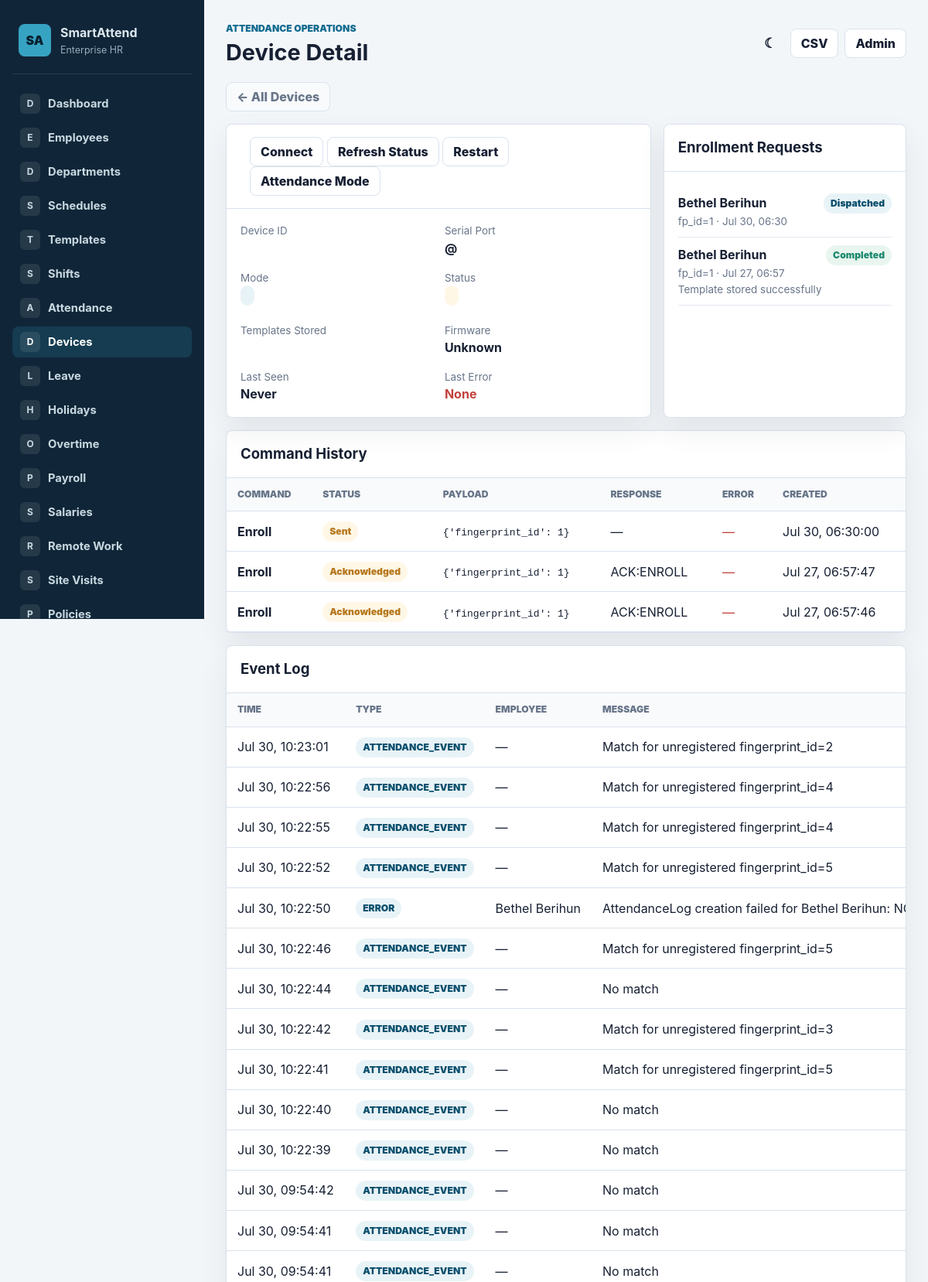
Screenshot of /devices/devices/1/ (upper part) with the database file from the repository.
### attendance/models.py (models this page shows, shortened)
class EnrollmentRequest(models.Model):
    class Status(models.TextChoices):
        PENDING = 'PENDING', 'Pending'
        DISPATCHED = 'DISPATCHED', 'Dispatched'
        IN_PROGRESS = 'IN_PROGRESS', 'In Progress'
        COMPLETED = 'COMPLETED', 'Completed'
        FAILED = 'FAILED', 'Failed'
        CANCELLED = 'CANCELLED', 'Cancelled'
    employee = models.ForeignKey(Employee, on_delete=models.CASCADE, related_name='enrollment_requests')
    fingerprint_id = models.PositiveIntegerField()
    status = models.CharField(max_length=20, choices=Status.choices, default=Status.PENDING)
    device = models.ForeignKey('BiometricDevice', on_delete=models.SET_NULL, null=True, blank=True, related_name='enrollment_requests')
    progress_message = models.CharField(max_length=255, blank=True)
    requested_at = models.DateTimeField(auto_now_add=True)
    dispatched_at = models.DateTimeField(null=True, blank=True)
    completed_at = models.DateTimeField(null=True, blank=True)
    error_message = models.TextField(blank=True)
    class Meta:
        ordering = ['-requested_at']
        verbose_name = 'Enrollment Request'
        verbose_name_plural = 'Enrollment Requests'

class Employee(models.Model):
    class EmploymentStatus(models.TextChoices):
        ACTIVE = 'ACTIVE', 'Active'
        INACTIVE = 'INACTIVE', 'Inactive'
        ON_LEAVE = 'ON_LEAVE', 'On Leave'
        SUSPENDED = 'SUSPENDED', 'Suspended'
        RESIGNED = 'RESIGNED', 'Resigned'
        TERMINATED = 'TERMINATED', 'Terminated'
    class EmploymentType(models.TextChoices):
        FULL_TIME = 'FULL_TIME', 'Full-time'
        PART_TIME = 'PART_TIME', 'Part-time'
        CONTRACT = 'CONTRACT', 'Contract'
        INTERN = 'INTERN', 'Intern'
        TEMPORARY = 'TEMPORARY', 'Temporary'
        CONSULTANT = 'CONSULTANT', 'Consultant'
    class Gender(models.TextChoices):
        MALE = 'MALE', 'Male'
        FEMALE = 'FEMALE', 'Female'
        OTHER = 'OTHER', 'Other'
        PREFER_NOT_TO_SAY = 'PNS', 'Prefer not to say'
    organization_id = models.CharField(max_length=50, unique=True)
    first_name = models.CharField(max_length=50)
    last_name = models.CharField(max_length=50)
    email = models.EmailField(blank=True)
    phone = models.CharField(max_length=30, blank=True)
    date_of_birth = models.DateField(null=True, blank=True)
    gender = models.CharField(max_length=10, choices=Gender.choices, blank=True)
    address = models.TextField(blank=True)
    emergency_contact_name = models.CharField(max_length=100, blank=True)
    emergency_contact_phone = models.CharField(max_length=30, blank=True)
    department = models.ForeignKey('organizations.Department', on_delete=models.SET_NULL, null=True, blank=True)
    team = models.ForeignKey('organizations.Team', on_delete=models.SET_NULL, null=True, blank=True, related_name='members')
    manager = models.ForeignKey('self', on_delete=models.SET_NULL, null=True, blank=True, related_name='direct_reports')
    job_title = models.CharField(max_length=100)
    employment_type = models.CharField(max_length=20, choices=EmploymentType.choices, default=EmploymentType.FULL_TIME, db_index=True)
    employment_status = models.CharField(max_length=20, choices=EmploymentStatus.choices, default=EmploymentStatus.ACTIVE, db_index=True)
    hire_date = models.DateField(null=True, blank=True)
    contract_start_date = models.DateField(null=True, blank=True)
    contract_end_date = models.DateField(null=True, blank=True)
    resignation_date = models.DateField(null=True, blank=True)
    termination_date = models.DateField(null=True, blank=True)
    office_location = models.ForeignKey(OfficeLocation, on_delete=models.SET_NULL, null=True, blank=True)
    work_location_name = models.CharField(max_length=150, blank=True)
    weekly_working_days = models.PositiveIntegerField(default=5, validators=[MinValueValidator(1), MaxValueValidator(7)])
    expected_weekly_hours = models.DecimalField(max_digits=5, decimal_places=2, default=40)
    expected_monthly_hours = models.DecimalField(max_digits=7, decimal_places=2, default=176)
    attendance_policy = models.ForeignKey(AttendancePolicy, on_delete=models.SET_NULL, null=True, blank=True, related_name='employees')
    fingerprint_id = models.IntegerField(unique=True, null=True, blank=True)
    face_profile = models.ImageField(upload_to='employees/faces/', blank=True, null=True)
    created_at = models.DateTimeField(default=timezone.now, editable=False)
    updated_at = models.DateTimeField(auto_now=True)
    class Meta:
        indexes = [
            models.Index(fields=['organization_id']),
            models.Index(fields=['department', 'employment_status']),
            models.Index(fields=['team', 'employment_status']),
            models.Index(fields=['manager', 'employment_status']),
            models.Index(fields=['employment_type', 'employment_status']),
        ]
        ordering = ['first_name', 'last_name']
        verbose_name = 'Employee'
        verbose_name_plural = 'Employees'
    @property
    def full_name(self):
        return f'{self.first_name} {self.last_name}'.strip()

class DeviceCommand(models.Model):
    class Command(models.TextChoices):
        ENROLL = 'ENROLL', 'Enroll'
        DELETE = 'DELETE', 'Delete'
        VERIFY = 'VERIFY', 'Verify'
        DEVICE_STATUS = 'DEVICE_STATUS', 'Device Status'
        RESTART = 'RESTART', 'Restart'
        MAINTENANCE = 'MAINTENANCE', 'Maintenance'
        ATTENDANCE_MODE = 'ATTENDANCE_MODE', 'Attendance Mode'
    class Status(models.TextChoices):
        QUEUED = 'QUEUED', 'Queued'
        SENT = 'SENT', 'Sent'
        ACKNOWLEDGED = 'ACKNOWLEDGED', 'Acknowledged'
        COMPLETED = 'COMPLETED', 'Completed'
        FAILED = 'FAILED', 'Failed'
        CANCELLED = 'CANCELLED', 'Cancelled'
    device = models.ForeignKey(BiometricDevice, on_delete=models.CASCADE, related_name='commands')
    employee = models.ForeignKey(Employee, on_delete=models.SET_NULL, null=True, blank=True, related_name='device_commands')
    enrollment_request = models.ForeignKey(EnrollmentRequest, on_delete=models.SET_NULL, null=True, blank=True, related_name='device_commands')
    command = models.CharField(max_length=32, choices=Command.choices)
    payload = models.JSONField(default=dict, blank=True)
    status = models.CharField(max_length=20, choices=Status.choices, default=Status.QUEUED, db_index=True)
    raw_command = models.CharField(max_length=255, blank=True)
    response = models.TextField(blank=True)
    error_message = models.TextField(blank=True)
    created_at = models.DateTimeField(auto_now_add=True)
    sent_at = models.DateTimeField(null=True, blank=True)
    completed_at = models.DateTimeField(null=True, blank=True)
    class Meta:
        ordering = ['-created_at']
        indexes = [
            models.Index(fields=['device', 'status', 'created_at']),
            models.Index(fields=['employee', 'created_at']),
        ]
        verbose_name = 'Device Command'
        verbose_name_plural = 'Device Commands'

class DeviceEvent(models.Model):
    class EventType(models.TextChoices):
        ENROLL_PROGRESS = 'ENROLL_PROGRESS', 'Enrollment Progress'
        ENROLL_SUCCESS = 'ENROLL_SUCCESS', 'Enrollment Success'
        DELETE_SUCCESS = 'DELETE_SUCCESS', 'Deletion Success'
        ATTENDANCE_EVENT = 'ATTENDANCE_EVENT', 'Attendance Event'
        DEVICE_STATUS = 'DEVICE_STATUS', 'Device Status'
        COMMAND_ACK = 'COMMAND_ACK', 'Command Acknowledgement'
        ERROR = 'ERROR', 'Error'
        RAW = 'RAW', 'Raw Message'
        HEALTH_CHECK = 'HEALTH_CHECK', 'Health Check'
    device = models.ForeignKey(BiometricDevice, on_delete=models.CASCADE, related_name='events')
    employee = models.ForeignKey(Employee, on_delete=models.SET_NULL, null=True, blank=True, related_name='device_events')
    command = models.ForeignKey(DeviceCommand, on_delete=models.SET_NULL, null=True, blank=True, related_name='events')
    enrollment_request = models.ForeignKey(EnrollmentRequest, on_delete=models.SET_NULL, null=True, blank=True, related_name='events')
    event_type = models.CharField(max_length=32, choices=EventType.choices, db_index=True)
    status = models.CharField(max_length=40, blank=True)
    message = models.TextField(blank=True)
    fingerprint_id = models.PositiveIntegerField(null=True, blank=True)
    payload = models.JSONField(default=dict, blank=True)
    error_message = models.TextField(blank=True)
    created_at = models.DateTimeField(auto_now_add=True, db_index=True)
    class Meta:
        ordering = ['-created_at']
        indexes = [
            models.Index(fields=['device', 'created_at']),
            models.Index(fields=['event_type', 'created_at']),
        ]
        verbose_name = 'Device Event'
        verbose_name_plural = 'Device Events'

### device_manager/views.py (the view)
# urls.py: path('devices/<int:pk>/', views.DeviceDetailView.as_view(), name='device_detail'),
class DeviceDetailView(EnterpriseContextMixin, DetailView):
    model = BiometricDevice
    template_name = 'device_manager/device_detail.html'
    page_title = 'Device Detail'
    active_nav = 'devices'
    def get_context_data(self, **kwargs):
        ctx = super().get_context_data(**kwargs)
        device = self.object
        ctx.update({
            'commands': device.commands.order_by('-created_at')[:30],
            'events': device.events.select_related(
                'employee', 'enrollment_request',
            ).order_by('-created_at')[:50],
            'enrollments': device.enrollment_requests.select_related(
                'employee',
            ).order_by('-requested_at')[:20],
        })
        return ctx

### device_manager/templates/device_manager/device_detail.html (shortened to what this page needs)
{% extends "attendance/base.html" %}
{% block content %}
<div style="margin-bottom:16px;">
    <a class="button subtle" href="{% url 'device_list' %}">&larr; All Devices</a>
</div>
<div class="grid-2">
    <div class="panel">
        <div class="panel-header">
            <div>
                <button class="button" onclick="connectDevice()">Connect</button>
                <button class="button" onclick="requestStatus()">Refresh Status</button>
                <button class="button" onclick="restartDevice()">Restart</button>
                <button class="button" onclick="returnToAttendance()">Attendance Mode</button>
            </div>
        </div>
        <div class="panel-body">
            <div style="display:grid;grid-template-columns:1fr 1fr;gap:16px;">
                <div>
                    <div class="muted small">Device ID</div>
                </div>
                <div>
                    <div class="muted small">Serial Port</div>
                    <strong>{{ device.serial_port }} @ {{ device.baudrate }}</strong>
                </div>
                <div>
                    <div class="muted small">Mode</div>
                    <span class="badge">{{ device.get_mode_display }}</span>
                </div>
                <div>
                    <div class="muted small">Status</div>
                    <span class="badge {% if device.status == 'ONLINE' %}success{% elif device.status == 'ERROR' %}danger{% else %}warning{% endif %}">
                    </span>
                </div>
                <div>
                    <div class="muted small">Templates Stored</div>
                </div>
                <div>
                    <div class="muted small">Firmware</div>
                    <strong>{{ device.firmware_version|default:"Unknown" }}</strong>
                </div>
                <div>
                    <div class="muted small">Last Seen</div>
                    <strong>{{ device.last_seen_at|date:"M d, Y H:i:s"|default:"Never" }}</strong>
                </div>
                <div>
                    <div class="muted small">Last Error</div>
                    <strong style="color:var(--danger,#e53e3e);">{{ device.last_error|default:"None" }}</strong>
                </div>
            </div>
        </div>
    </div>
    <aside class="panel">
        <div class="panel-header"><h2>Enrollment Requests</h2></div>
        <div class="panel-body" style="max-height:400px;overflow-y:auto;">
            {% for e in enrollments %}
                <div style="border-bottom:1px solid var(--border,#e2e8f0);padding:10px 0;">
                    <div style="display:flex;justify-content:space-between;">
                        <strong>{{ e.employee.full_name }}</strong>
                        <span class="badge {% if e.status == 'COMPLETED' %}success{% elif e.status == 'FAILED' %}danger{% elif e.status == 'IN_PROGRESS' %}warning{% endif %}">
                            {{ e.get_status_display }}
                        </span>
                    </div>
                    <div class="muted small">fp_id={{ e.fingerprint_id }} &middot; {{ e.requested_at|date:"M d, H:i" }}</div>
                    {% if e.progress_message %}<div class="muted small">{{ e.progress_message }}</div>{% endif %}
                </div>
            {% empty %}
                <p class="muted">No enrollment requests for this device.</p>
            {% endfor %}
        </div>
    </aside>
</div>
<div class="panel" style="margin-top:16px;">
    <div class="panel-header"><h2>Command History</h2></div>
    <div class="table-wrap">
        <table>
            <thead><tr><th>Command</th><th>Status</th><th>Payload</th><th>Response</th><th>Error</th><th>Created</th></tr></thead>
            <tbody>
            {% for cmd in commands %}
                <tr>
                    <td><strong>{{ cmd.get_command_display }}</strong></td>
                    <td><span class="badge {% if cmd.status == 'COMPLETED' %}success{% elif cmd.status == 'FAILED' %}danger{% elif cmd.status == 'SENT' or cmd.status == 'ACKNOWLEDGED' %}warning{% endif %}">{{ cmd.get_status_display }}</span></td>
                    <td><code>{{ cmd.payload|truncatewords:8 }}</code></td>
                    <td>{{ cmd.response|truncatewords:10|default:"—" }}</td>
                    <td style="color:var(--danger,#e53e3e);">{{ cmd.error_message|truncatewords:10|default:"—" }}</td>
                    <td>{{ cmd.created_at|date:"M d, H:i:s" }}</td>
                </tr>
            {% empty %}
                <tr><td colspan="6" class="empty">No commands sent yet.</td></tr>
            {% endfor %}
            </tbody>
        </table>
    </div>
</div>
<div class="panel" style="margin-top:16px;">
    <div class="panel-header"><h2>Event Log</h2></div>
    <div class="table-wrap">
        <table>
            <thead><tr><th>Time</th><th>Type</th><th>Employee</th><th>Message</th><th>Error</th></tr></thead>
            <tbody>
            {% for ev in events %}
                <tr>
                    <td>{{ ev.created_at|date:"M d, H:i:s" }}</td>
                    <td><span class="badge">{{ ev.event_type }}</span></td>
                    <td>{{ ev.employee.full_name|default:"—" }}</td>
                    <td>{{ ev.message|truncatewords:20 }}</td>
                </tr>
            {% empty %}
                <tr><td colspan="5" class="empty">No events recorded.</td></tr>
            {% endfor %}
            </tbody>
        </table>
    </div>
</div>
{% endblock %}

### rows the page displays
EnrollmentRequest: employee.full_name "Bethel Berihun", status "Dispatched", fingerprint_id "1", requested_at "Jul 30, 06:30"
EnrollmentRequest: employee.full_name "Bethel Berihun", status "Completed", fingerprint_id "1", requested_at "Jul 27, 06:57", progress_message "Template stored successfully"
DeviceCommand: command "Enroll", status "Sent", payload "{'fingerprint_id': 1}", response "—", error_message "—", created_at "Jul 30, 06:30:00"
DeviceCommand: command "Enroll", status "Acknowledged", payload "{'fingerprint_id': 1}", response "ACK:ENROLL", error_message "—", created_at "Jul 27, 06:57:47"
DeviceCommand: command "Enroll", status "Acknowledged", payload "{'fingerprint_id': 1}", response "ACK:ENROLL", error_message "—", created_at "Jul 27, 06:57:46"
DeviceEvent: created_at "Jul 30, 10:23:01", event_type "ATTENDANCE_EVENT", employee.full_name "—", message "Match for unregistered fingerprint_id=2"
DeviceEvent: created_at "Jul 30, 10:22:56", event_type "ATTENDANCE_EVENT", employee.full_name "—", message "Match for unregistered fingerprint_id=4"
DeviceEvent: created_at "Jul 30, 10:22:55", event_type "ATTENDANCE_EVENT", employee.full_name "—", message "Match for unregistered fingerprint_id=4"
DeviceEvent: created_at "Jul 30, 10:22:52", event_type "ATTENDANCE_EVENT", employee.full_name "—", message "Match for unregistered fingerprint_id=5"
DeviceEvent: created_at "Jul 30, 10:22:50", event_type "ERROR", employee.full_name "Bethel Berihun", message "AttendanceLog creation failed for Bethel Berihun:…"
DeviceEvent: created_at "Jul 30, 10:22:46", event_type "ATTENDANCE_EVENT", employee.full_name "—", message "Match for unregistered fingerprint_id=5"
DeviceEvent: created_at "Jul 30, 10:22:44", event_type "ATTENDANCE_EVENT", employee.full_name "—", message "No match"
DeviceEvent: created_at "Jul 30, 10:22:42", event_type "ATTENDANCE_EVENT", employee.full_name "—", message "Match for unregistered fingerprint_id=3"
DeviceEvent: created_at "Jul 30, 10:22:41", event_type "ATTENDANCE_EVENT", employee.full_name "—", message "Match for unregistered fingerprint_id=5"
DeviceEvent: created_at "Jul 30, 10:22:40", event_type "ATTENDANCE_EVENT", employee.full_name "—", message "No match"
DeviceEvent: created_at "Jul 30, 10:22:39", event_type "ATTENDANCE_EVENT", employee.full_name "—", message "No match"
DeviceEvent: created_at "Jul 30, 09:54:42", event_type "ATTENDANCE_EVENT", employee.full_name "—", message "No match"
DeviceEvent: created_at "Jul 30, 09:54:41", event_type "ATTENDANCE_EVENT", employee.full_name "—", message "No match"
DeviceEvent: created_at "Jul 30, 09:54:41", event_type "ATTENDANCE_EVENT", employee.full_name "—", message "No match"

### other values shown
{{ label|slice:":1" }} "D" "E" "D" "S" "T" "S" "A" "D" "L" "H" "O" "P" "S" "R" "S" "P"
{{ label }} "Dashboard" "Employees" "Departments" "Schedules" "Templates" "Shifts" "Attendance" "Devices" "Leave" "Holidays" "Overtime" "Payroll" "Salaries" "Remote Work" "Site Visits" "Policies"
{{ page_title|default:"Dashboard" }} "Device Detail"
{{ device.firmware_version|default:"Unknown" }} "Unknown"
{{ device.last_seen_at|date:"M d, Y H:i:s"|default:"Never" }} "Never"
{{ device.last_error|default:"None" }} "None"
